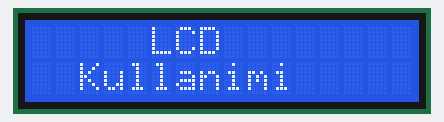
A sketch run on a simulated Arduino Uno, built with avr-gcc and run on an emulated ATmega328P. On the bench: 16×2 character LCD.

Above: at 0.1 s.
At 15.1 s:
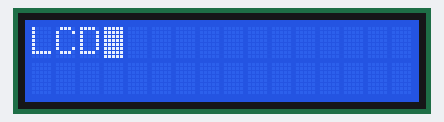
At 30.1 s:
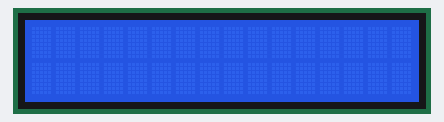
At 35.1 s:
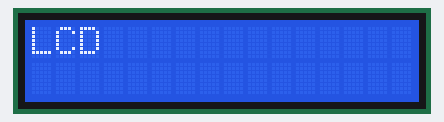
At 41.1 s:
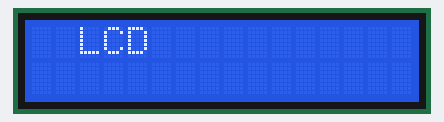
At 44.1 s:
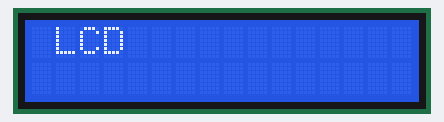

The sketch:

LCDEkranKullanimi-2.ino
```cpp
#include <LiquidCrystal.h>

// lcd (rs,e,d4,d5,d6,d7)

LiquidCrystal lcd(8,7,6,5,4,3);

void setup() {

  lcd.begin(16,2);
}

void loop() {

  lcd.setCursor(5,0);
  lcd.print("LCD");
  lcd.setCursor(2,1);
  lcd.print("Kullanimi");

  delay(5000);

  lcd.clear();
  lcd.home();
  lcd.print("LCD");

  delay(5000);

  lcd.cursor();

  delay(5000);

  lcd.blink();

  delay(5000);

  lcd.noBlink();

  delay(5000);

  lcd.noCursor();

  delay(5000);

  lcd.noDisplay();

  delay(5000);

  lcd.display();

  delay(5000);

  lcd.scrollDisplayRight();
  delay(1000);
  lcd.scrollDisplayRight();
  delay(1000);
  lcd.scrollDisplayRight();
  delay(1000);

  lcd.scrollDisplayLeft();
  delay(1000);
  lcd.scrollDisplayLeft();
  delay(1000);
  lcd.scrollDisplayLeft();
  delay(1000);

  lcd.clear();
}
```

Measured:
- by itself, everything shown: repeats every 46.0 s, in 15 steps
- what the display in image 1 shows lasts 5.0 s, from 15.1 s to 20.1 s
- what the display in image 4 shows lasts 1.0 s, from 41.1 s to 42.1 s
